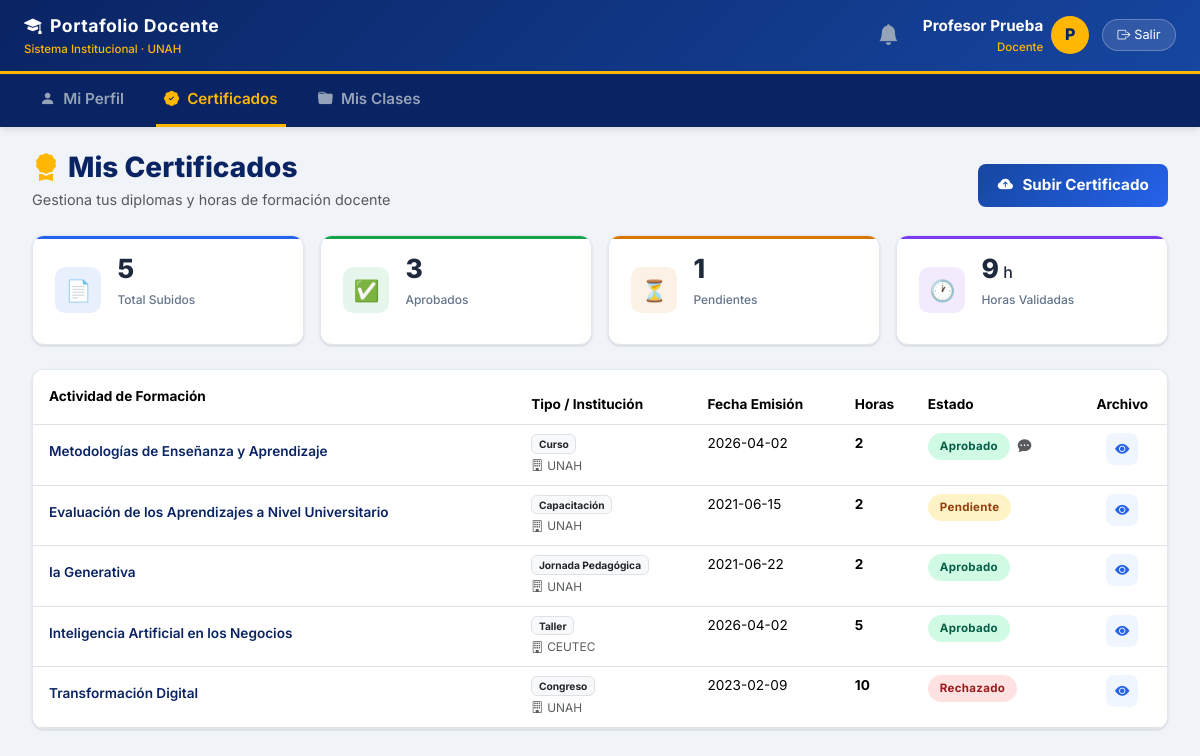
Page /docente (signed in) on the committed database.
### tables this page shows
CREATE TABLE Documentos (
    id INTEGER PRIMARY KEY AUTOINCREMENT,
    usuario_id INTEGER,
    nombre_actividad TEXT,
    tipo_formacion TEXT,
    institucion TEXT,
    fecha_emision TEXT,
    horas INTEGER,
    estado TEXT DEFAULT 'Pendiente',
    url_archivo TEXT, fecha_registro DATETIME, comentario_admin TEXT,
    FOREIGN KEY(usuario_id) REFERENCES Usuarios(id)
);

### flask_app.py (the view)
@app.route('/docente')
def inicio_docente():
    if not requiere_login(rol='Docente'): return redirect(url_for('login'))
    uid = session['usuario_id']
    try:
        con = obtener_conexion()
        documentos = con.execute("SELECT * FROM Documentos WHERE usuario_id = ? ORDER BY id DESC", (uid,)).fetchall()
        stats = con.execute("SELECT COUNT(*) as total, SUM(CASE WHEN estado='Aprobado' THEN 1 ELSE 0 END) as aprobados, SUM(CASE WHEN estado='Pendiente' THEN 1 ELSE 0 END) as pendientes, COALESCE(SUM(CASE WHEN estado='Aprobado' THEN horas ELSE 0 END), 0) as horas_aprobadas FROM Documentos WHERE usuario_id = ?", (uid,)).fetchone()
        con.close()
    except Exception: documentos, stats = [], None
    return render_template('subir_documento.html', nombre=session['nombre'], documentos=documentos, stats=stats, tipos=TIPOS_FORMACION)

### flask_app.py (called while the page is built)
def obtener_conexion():
    con = sqlite3.connect(DB_PATH)
    con.row_factory = sqlite3.Row
    return con

def requiere_login(rol=None):
    if 'usuario_id' not in session: return False
    if rol and session.get('rol') != rol: return False
    return True

### templates/subir_documento.html (shortened to what this page needs)
{% extends "base.html" %}
{% block body %}
<nav class="navbar-institucional d-flex align-items-center justify-content-between">
  <div>
    <div class="brand-text"><i class="bi bi-mortarboard-fill me-2"></i>Portafolio Docente</div>
    <div class="brand-sub">Sistema Institucional · UNAH</div>
  </div>
  <div class="d-flex align-items-center">
    <div class="dropdown me-4">
      <div class="position-relative d-flex align-items-center" style="cursor: pointer;" data-bs-toggle="dropdown" aria-expanded="false" title="Notificaciones">
        <i class="bi bi-bell-fill" style="font-size: 1.3rem; color: #94A3B8; transition: color 0.2s;" onmouseover="this.style.color='white'" onmouseout="this.style.color='#94A3B8'"></i>
      </div>
    </div>
    <div style="text-align:right;">
      <div class="nav-user fw-bold" style="color: white; font-size: 0.95rem;">{{ nombre }}</div>
      <div class="brand-sub">Docente</div>
    </div>
    <div style="width:38px;height:38px;border-radius:50%;background:var(--dorado);display:flex;align-items:center;justify-content:center;font-weight:800;color:var(--azul-oscuro);font-size:1rem; margin-left: 0.5rem;">
      {{ nombre[0]|upper }}
    </div>
    <a href="{{ url_for('logout') }}" class="btn-logout" style="margin-left: 0.8rem;"><i class="bi bi-box-arrow-right me-1"></i>Salir</a>
  </div>
</nav>
<div style="background-color: var(--azul-oscuro); padding: 0 2rem; border-top: 1px solid rgba(255,255,255,0.05); box-shadow: 0 4px 6px -1px rgba(0,0,0,0.1); margin-bottom: 1.5rem;">
  <div class="d-flex gap-4">
    <a href="{{ url_for('ver_perfil') }}" style="text-decoration: none; padding: 0.8rem 0.5rem; font-weight: 600; font-size: 0.95rem; transition: 0.2s; color: #94A3B8; border-bottom: 3px solid transparent;" onmouseover="this.style.color='white'" onmouseout="this.style.color='#94A3B8'">
      <i class="bi bi-person-fill me-2"></i>Mi Perfil
    </a>
    <a href="{{ url_for('inicio_docente') }}" style="text-decoration: none; padding: 0.8rem 0.5rem; font-weight: 600; font-size: 0.95rem; transition: 0.2s; color: var(--dorado); border-bottom: 3px solid var(--dorado);">
      <i class="bi bi-patch-check-fill me-2"></i>Certificados
    </a>
    <a href="{{ url_for('mis_clases') }}" style="text-decoration: none; padding: 0.8rem 0.5rem; font-weight: 600; font-size: 0.95rem; transition: 0.2s; color: #94A3B8; border-bottom: 3px solid transparent;" onmouseover="this.style.color='white'" onmouseout="this.style.color='#94A3B8'">
      <i class="bi bi-folder-fill me-2"></i>Mis Clases
    </a>
  </div>
</div>
<div class="main-content pt-0">
  <div class="d-flex justify-content-between align-items-center mb-4">
    <div>
      <h3 style="color: var(--azul-oscuro); font-weight: 800; margin-bottom: 0.2rem;"><i class="bi bi-award-fill me-2" style="color:var(--dorado);"></i>Mis Certificados</h3>
      <p class="text-muted" style="font-size: 0.9rem; margin: 0;">Gestiona tus diplomas y horas de formación docente</p>
    </div>
    <button class="btn-primary-pro" data-bs-toggle="modal" data-bs-target="#modalSubir" style="width: auto;">
      <i class="bi bi-cloud-arrow-up-fill me-1"></i> Subir Certificado
    </button>
  </div>
  {% if stats %}
  <div class="kpi-grid fade-in-up delay-1 mb-4">
    <div class="kpi-card" style="--kpi-color:#2563EB">
      <div class="kpi-icon">📄</div>
      <div class="kpi-info"><h3>{{ stats.total }}</h3><p>Total Subidos</p></div>
    </div>
    <div class="kpi-card" style="--kpi-color:#16A34A">
      <div class="kpi-icon">✅</div>
      <div class="kpi-info"><h3>{{ stats.aprobados }}</h3><p>Aprobados</p></div>
    </div>
    <div class="kpi-card" style="--kpi-color:#D97706">
      <div class="kpi-icon">⏳</div>
      <div class="kpi-info"><h3>{{ stats.pendientes }}</h3><p>Pendientes</p></div>
    </div>
    <div class="kpi-card" style="--kpi-color:#7C3AED">
      <div class="kpi-icon">🕐</div>
      <div class="kpi-info"><h3>{{ stats.horas_aprobadas }}<span style="font-size:1rem;font-weight:500"> h</span></h3><p>Horas Validadas</p></div>
    </div>
  </div>
  {% endif %}
  <div class="card-pro fade-in-up delay-2">
    <div class="card-pro-body p-0">
      <div class="table-responsive">
        <table class="table table-hover" style="margin:0; font-size:0.85rem;">
          <thead style="background:#F1F5F9; color:var(--azul-oscuro);">
            <tr>
              <th style="padding:1rem;">Actividad de Formación</th>
              <th>Tipo / Institución</th>
              <th>Fecha Emisión</th>
              <th>Horas</th>
              <th>Estado</th>
              <th class="text-center">Archivo</th>
            </tr>
          </thead>
          <tbody>
            {% for doc in documentos %}
            <tr>
              <td style="padding:1rem; font-weight:600; color:var(--azul-oscuro);">{{ doc.nombre_actividad }}</td>
              <td>
                <span class="badge bg-light text-dark border">{{ doc.tipo_formacion }}</span>
                <br><small class="text-muted"><i class="bi bi-building me-1"></i>{{ doc.institucion }}</small>
              </td>
              <td>{{ doc.fecha_emision }}</td>
              <td><strong>{{ doc.horas }}</strong></td>
              <td>
                <span class="badge-pro badge-{{ doc.estado|lower }}">{{ doc.estado }}</span>
                {% if doc.comentario_admin %}
                <i class="bi bi-chat-dots-fill text-muted ms-1" title="Comentario del admin: {{ doc.comentario_admin }}"></i>
                {% endif %}
              </td>
              <td class="text-center">
                <a href="{{ doc.url_archivo }}" target="_blank" class="btn-icon azul" title="Ver Archivo">
                  <i class="bi bi-eye-fill"></i>
                </a>
              </td>
            </tr>
            {% endfor %}
          </tbody>
        </table>
      </div>
    </div>
  </div>
</div>
{% endblock %}

### Static/css/style.css (style rules this page uses)
:root { --azul-oscuro: #0A2463; --azul-medio: #1646A0; --azul-claro: #2563EB; --dorado: #FFB703; --dorado-hover: #E09F00; --fondo: #F0F4F8; --superficie: #FFFFFF; --texto: #1E293B; --texto-suave: #64748B; --borde: #E2E8F0; --exito: #16A34A; --peligro: #DC2626; --advertencia: #D97706; --sombra-sm: 0 1px 3px rgba(0,0,0,.1), 0 1px 2px rgba(0,0,0,.06); --sombra-md: 0 4px 16px rgba(0,0,0,.1); --sombra-lg: 0 20px 40px rgba(0,0,0,.15); --radio: 12px; --transicion: all .25s ease; }
*, *::before, *::after { box-sizing: border-box; margin: 0; padding: 0; }
html { font-size: 16px; scroll-behavior: smooth; }
body { font-family: 'Inter', system-ui, sans-serif; background-color: var(--fondo); color: var(--texto); line-height: 1.6; -webkit-font-smoothing: antialiased; }
.navbar-institucional { background: linear-gradient(135deg, var(--azul-oscuro) 0%, var(--azul-medio) 100%); border-bottom: 3px solid var(--dorado); padding: .75rem 1.5rem; box-shadow: var(--sombra-md); }
.navbar-institucional .brand-text { font-size: 1.1rem; font-weight: 700; color: #fff; letter-spacing: .5px; }
.navbar-institucional .brand-sub { font-size: .72rem; color: var(--dorado); font-weight: 500; }
.navbar-institucional .nav-user { font-size: .85rem; color: rgba(255,255,255,.85); }
.btn-logout { background: rgba(255,255,255,.12); border: 1px solid rgba(255,255,255,.25); color: #fff; font-size: .8rem; border-radius: 20px; padding: .3rem .9rem; transition: var(--transicion); text-decoration: none; display: inline-block; }
.btn-primary-pro { width: 100%; padding: .75rem; background: linear-gradient(135deg, var(--azul-medio), var(--azul-claro)); color: #fff; border: none; border-radius: 8px; font-weight: 700; font-size: .95rem; cursor: pointer; transition: var(--transicion); margin-top: .5rem; font-family: inherit; }
.main-content { padding: 1.75rem 2rem; }
.kpi-grid { display: grid; grid-template-columns: repeat(auto-fit, minmax(180px, 1fr)); gap: 1rem; margin-bottom: 1.75rem; }
.kpi-card { background: var(--superficie); border-radius: var(--radio); padding: 1.2rem 1.4rem; box-shadow: var(--sombra-sm); border: 1px solid var(--borde); display: flex; align-items: center; gap: 1rem; transition: var(--transicion); position: relative; overflow: hidden; }
.kpi-card::before { content: ''; position: absolute; top: 0; left: 0; right: 0; height: 3px; background: var(--kpi-color, var(--azul-claro)); }
.kpi-icon { width: 46px; height: 46px; border-radius: 10px; background: color-mix(in srgb, var(--kpi-color, var(--azul-claro)) 10%, transparent); display: flex; align-items: center; justify-content: center; font-size: 1.3rem; flex-shrink: 0; }
.kpi-info h3 { font-size: 1.65rem; font-weight: 800; color: var(--texto); line-height: 1; }
.kpi-info p { font-size: .75rem; font-weight: 500; color: var(--texto-suave); margin-top: .15rem; }
.card-pro { background: var(--superficie); border-radius: var(--radio); box-shadow: var(--sombra-sm); border: 1px solid var(--borde); overflow: hidden; }
.card-pro-body { padding: 1.4rem; }
.badge-pro { display: inline-block; padding: .28rem .75rem; border-radius: 20px; font-size: .72rem; font-weight: 700; letter-spacing: .3px; }
.badge-pendiente { background: #FEF3C7; color: #92400E; }
.badge-aprobado { background: #D1FAE5; color: #065F46; }
.badge-rechazado { background: #FEE2E2; color: #991B1B; }
.btn-icon { width: 32px; height: 32px; border-radius: 8px; border: none; display: inline-flex; align-items: center; justify-content: center; cursor: pointer; font-size: .9rem; transition: var(--transicion); text-decoration: none; }
.btn-icon.azul { background: #EFF6FF; color: var(--azul-claro); }
.fade-in-up { animation: fadeInUp .45s ease both; }
.delay-1 { animation-delay: .08s; }
.delay-2 { animation-delay: .16s; }
.btn-primary-pro:not(.w-100) { width: auto; display: inline-flex; align-items: center; gap: .35rem; padding: .6rem 1.2rem; }

### rows in the picture
Documentos: nombre_actividad "Metodologías de Enseñanza y Aprendizaje", tipo_formacion "Curso", institucion "UNAH", fecha_emision "2026-04-02", horas "2", estado "Aprobado"
Documentos: nombre_actividad "Evaluación de los Aprendizajes a Nivel Universitario", tipo_formacion "Capacitación", institucion "UNAH", fecha_emision "2021-06-15", horas "2", estado "Pendiente"
Documentos: nombre_actividad "Ia Generativa", tipo_formacion "Jornada Pedagógica", institucion "UNAH", fecha_emision "2021-06-22", horas "2", estado "Aprobado"
Documentos: nombre_actividad "Inteligencia Artificial en los Negocios", tipo_formacion "Taller", institucion "CEUTEC", fecha_emision "2026-04-02", horas "5", estado "Aprobado"
Documentos: nombre_actividad "Transformación Digital", tipo_formacion "Congreso", institucion "UNAH", fecha_emision "2023-02-09", horas "10", estado "Rechazado"

### other values in the picture
{{ nombre }} "Profesor Prueba"
{{ nombre[0]|upper }} "P"
{{ stats.total }} "5"
{{ stats.aprobados }} "3"
{{ stats.pendientes }} "1"
{{ stats.horas_aprobadas }} "9"
